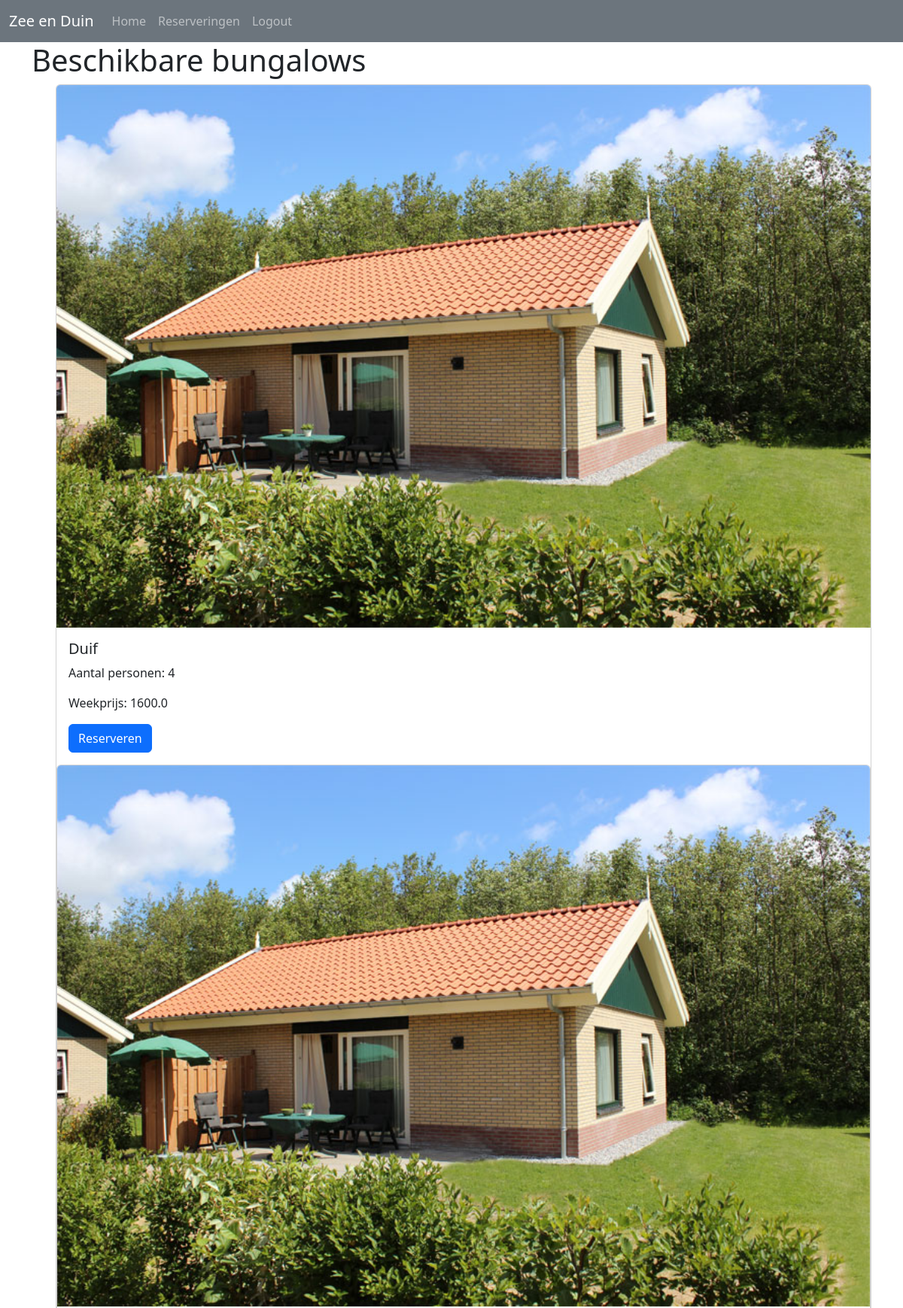
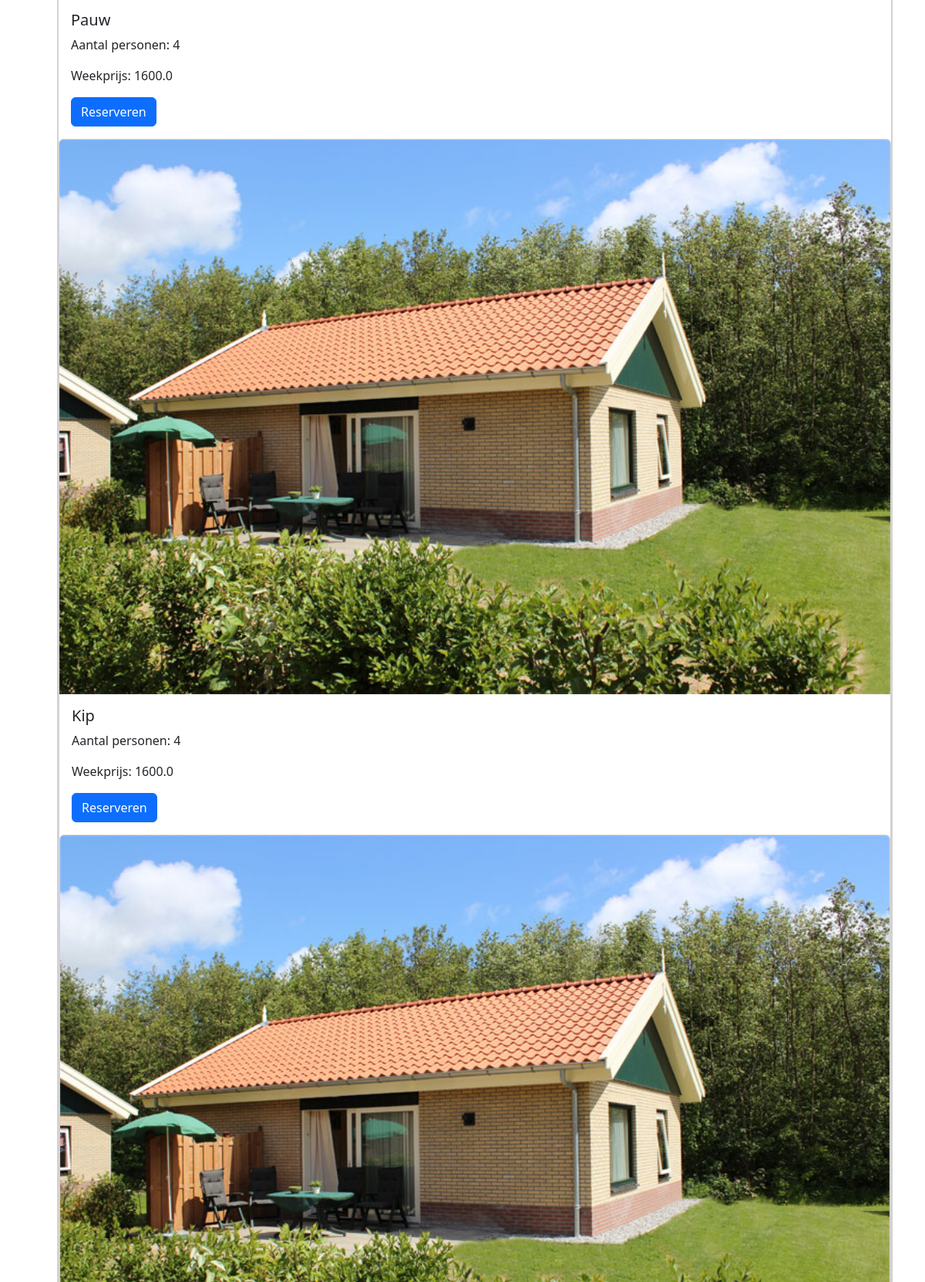
Screenshot of / (signed in, upper part) with the database file from the repository (2 pictures, top to bottom).
### Website/models.py (models this page shows)
class Bungalow(db.Model):
    id = db.Column(db.Integer, primary_key=True)
    naam = db.Column(db.String(255), unique=True, nullable=False)
    type_id = db.Column(db.Integer, db.ForeignKey('bungalowtype.id'), nullable=False)
    reservations = db.relationship('Reservation', backref='bungalow', lazy=True)

class Bungalowtype(db.Model):
    id = db.Column(db.Integer, primary_key=True)
    aantal_personen = db.Column(db.Integer, unique=True, nullable=False)
    weekprijs = db.Column(db.Float, nullable=False)
    fotopath = db.Column(db.String)
    bungalows = db.relationship('Bungalow', backref='type', lazy=True)

### Website/views.py (the view)
@views.route('/')
@login_required
def home():
    bungalows = Bungalow.query.all()
    return render_template("home.html", user=current_user, bungalows=bungalows)

### Website/templates/home.html (shortened to what this page needs)
{% extends "base.html" %} {% block title %}Home{% endblock %} {% block content%}
<html lang="en">
  <head>
  </head>
  <body>
    <h1>Beschikbare bungalows</h1>
    <ul>
      {% for bungalow in bungalows %}
      <div class="card">
        <img src="{{ url_for('static', filename='images/'+ bungalow.type.fotopath+'.jpg') }}" class="card-img-top" alt="...">
        <div class="card-body">
          <h5 class="card-title">{{ bungalow.naam }}</h5>
          <p class="card-text">Aantal personen: {{ bungalow.type.aantal_personen }}<br>
            <p class="card-text">Weekprijs: {{ bungalow.type.weekprijs }}</p>
            <a href="{{ url_for('views.booking', id=bungalow.id) }}"class="btn btn-primary">Reserveren</a>
          </div>
      {% endfor %}
    </ul>
  </body>
</html>
{% endblock %}

### Website/templates/base.html (shortened to what this page needs)
<!DOCTYPE html>
<html>
  <head>
    <link
      href="https://cdn.jsdelivr.net/npm/bootstrap@5.3.2/dist/css/bootstrap.min.css"
      rel="stylesheet"
    />
    <link
    rel="stylesheet"
    href="https://stackpath.bootstrapcdn.com/font-awesome/4.7.0/css/font-awesome.min.css"
  />
  </head>
  <body>
    <nav class="navbar navbar-expand-lg bg-secondary" data-bs-theme="dark">
      <div class="container-fluid">
        <div class="collapse navbar-collapse" id="navbarNav">
          <div class="collapse navbar-collapse" id="navbarTogglerDemo01">
            <a class="navbar-brand" href="/">Zee en Duin</a>
            <ul class="navbar-nav me-auto mb-2 mb-lg-0">
              {% if user.is_authenticated %}
            <li class="nav-item">
              <a class="nav-link" id="home" href="/">Home</a>
             </li>
            <li class="nav-item">
              <a class="nav-link" id="reservations" href="{{ url_for('views.reservations') }}">Reserveringen</a>
             </li>
            <li class="nav-item">
              <a class="nav-link" id="logout" href="logout">Logout</a>
             </li>
            {% endif %}
          </ul>
        </div>
      </div>
    </nav>
    <div class="container">{% block content%} {% endblock %}</div>
  </body>
</html>

### rows the page displays
Bungalow: fotopath (picture), naam "Duif", type.aantal_personen "4", type.weekprijs "1600.0"
Bungalow: fotopath (picture), naam "Pauw", type.aantal_personen "4", type.weekprijs "1600.0"
Bungalow: fotopath (picture), naam "Kip", type.aantal_personen "4", type.weekprijs "1600.0"
Bungalow: fotopath (picture)
